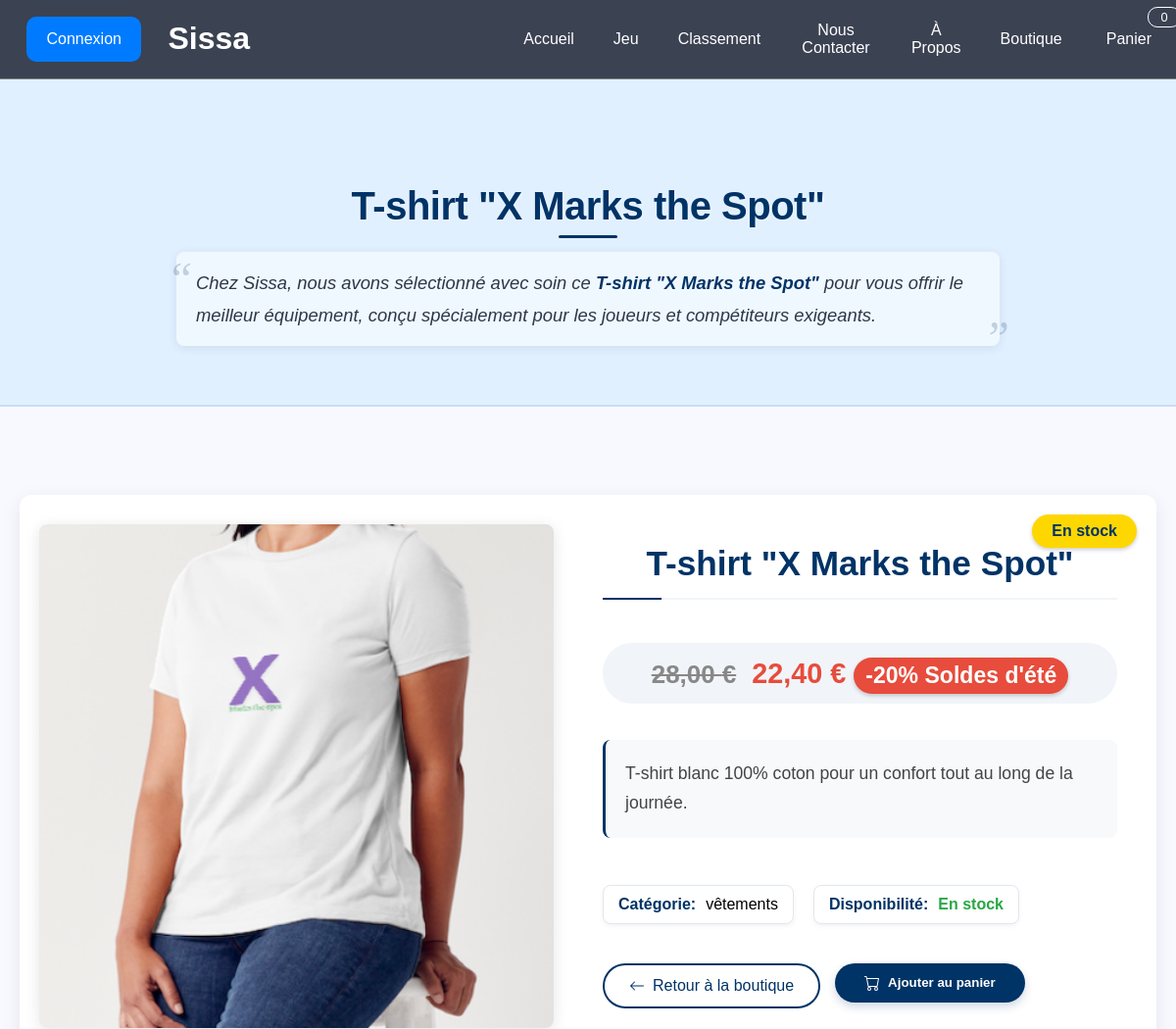
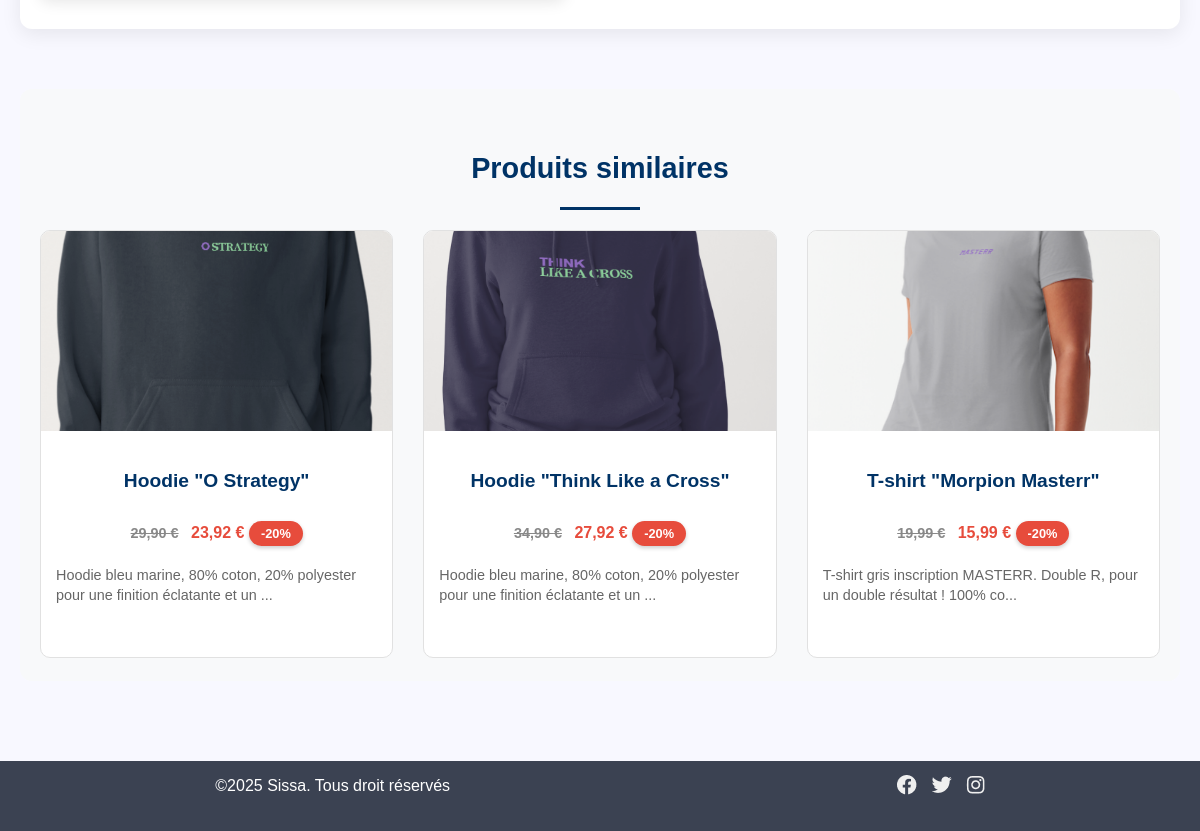
Screenshot of /Projet/pages/produit.php?id=3 with the database file from the repository (2 pictures, top to bottom).
### tables this page shows
CREATE TABLE Article(
   idArticle INT AUTO_INCREMENT,
   prix DECIMAL(8,2),
   nom VARCHAR(50) NOT NULL,
   stock INT NOT NULL,
   description VARCHAR(200) NOT NULL,
   lien_image VARCHAR(50),
   PRIMARY KEY(idArticle)
);

### Projet/pages/produit.php (the view, shortened to what this page needs)
<!DOCTYPE html>
<html lang="fr">
<head>
    <?php
    $product = null;
    $pageTitle = "Produit";
    $error = null;
    if (isset($_GET['id'])) {
        $id = intval($_GET['id']);
        if ($id > 0) {
            try {
                $pdo = connect();
                $stmt = $pdo->prepare("SELECT a.*,
                    (SELECT MAX(p.proportion_promotion) FROM Promotion p
                    JOIN a_la_promotion ap ON p.idPromotion = ap.idPromotion
                    WHERE ap.idArticle = a.idArticle
                    AND p.debut_promotion <= NOW()
                    AND p.fin_promotion >= NOW()) as promotion_active,
                    (SELECT p.nom_promotion FROM Promotion p
                    JOIN a_la_promotion ap ON p.idPromotion = ap.idPromotion
                    WHERE ap.idArticle = a.idArticle
                    AND p.debut_promotion <= NOW()
                    AND p.fin_promotion >= NOW()
                    ORDER BY p.proportion_promotion DESC LIMIT 1) as nom_promotion
                    FROM Article a WHERE idArticle = :id");
                $stmt->bindParam(':id', $id, PDO::PARAM_INT);
                $stmt->execute();
                $product = $stmt->fetch(PDO::FETCH_ASSOC);
                if ($product) {
                    $pageTitle = htmlspecialchars($product['nom']);
                } else {
                    $error = "Produit introuvable";
                }
            } catch (PDOException $e) {
                $error = "Erreur de connexion à la base de données";
                error_log("Erreur SQL (produit.php): " . $e->getMessage());
            }
        } else {
            $error = "ID de produit invalide";
        }
    } else {
        $error = "Aucun produit sélectionné";
    }
    ?>
    <?php include("../common/styles.php"); ?>
    <link rel ="stylesheet" href="produit.css">
</head>
<body>
    <?php
    include("../common/nav.php"); ?>
    <div class="banniere-produit">
        <h1><?= $error ? "Erreur" : html_entity_decode($pageTitle) ?></h1>
    <?php if (!$error): ?>
        <p class="intro-produit">
            Chez Sissa, nous avons sélectionné avec soin ce
            <span class="nom-produit"><?= htmlspecialchars($product['nom']) ?></span>
            pour vous offrir le meilleur équipement, conçu spécialement pour les joueurs et compétiteurs exigeants.
        </p>
    <?php else: ?>
        <p>Un problème est survenu</p>
    <?php endif; ?>
    </div>
    <div class="content">
        <?php if ($error): ?>
            <div class="error-message">
                <h2>Oops!</h2>
                <p><?= $error ?></p>
                <div class="text-center" style="margin-top: 20px;">
                    <a href="shop.php" class="color-button">Retour à la boutique</a>
                </div>
            </div>
        <?php elseif ($product): ?>
            <div class="produit-container">
                <div class="produit-header">
                    <?php if ($product['stock'] > 0): ?>
                        <div class="badge-produit">En stock</div>
                    <?php else: ?>
                        <div class="badge-produit" style="background-color: #f8d7da; color: #721c24;">Rupture de stock</div>
                    <?php endif; ?>
                </div>
                <div class="produit-contenu">
                    <div class="produit-image-wrapper">
                        <img src="<?= htmlspecialchars($product['lien_image']) ?>"
                             alt="<?= htmlspecialchars($product['nom']) ?>"
                             class="produit-image">
                    </div>
                    <div class="produit-details">
                        <h1 class="produit-titre"><?= htmlspecialchars($product['nom']) ?></h1>
                        <div class="produit-prix">
                            <?php if (!empty($product['promotion_active'])): ?>
                                <span class="prix-original"><?= number_format($product['prix'], 2, ',', ' ') ?> €</span>
                                <span class="prix-promotion">
                                    <?= number_format($product['prix'] * (1 - $product['promotion_active']), 2, ',', ' ') ?> €
                                </span>
                                <div class="badge-promo">-<?= round($product['promotion_active'] * 100) ?>% <?= htmlspecialchars($product['nom_promotion']) ?></div>
                            <?php else: ?>
                                <?= number_format($product['prix'], 2, ',', ' ') ?> €
                            <?php endif; ?>
                        </div>
                        <p class="produit-description">
                            <?= nl2br(htmlspecialchars($product['description'])) ?>
                        </p>
                        <div class="produit-meta">
                            <div class="meta-item">
                                <span class="meta-label">Catégorie:</span>
                                <span><?= htmlspecialchars($product['categorie']) ?></span>
                            </div>
                            <div class="meta-item">
                                <span class="meta-label">Disponibilité:</span>
                                <?php if ($product['stock'] > 0): ?>
                                    <span class="stock-disponible">En stock</span>
                                <?php else: ?>
                                    <span class="stock-rupture">Rupture de stock</span>
                                <?php endif; ?>
                            </div>
                        </div>
                        <div class="action-buttons">
                            <a href="shop.php" class="bouton-retour">
                                Retour à la boutique
                            </a>
                            <?php if ($product['stock'] > 0): ?>
                                <form method="post" action="../cart/ajouter_au_panier.php">
                                    <button type="submit" class="bouton-panier">
                                        Ajouter au panier
                                    </button>
                                </form>
                            <?php else: ?>
                                <button class="bouton-panier" style="background-color: #6c757d; cursor: not-allowed;" disabled>
                                    Produit indisponible
                                </button>
                            <?php endif; ?>
                        </div>
                    </div>
                </div>
            </div>
            <?php
            if ($product) {
                try {
                    $categorie = $product['categorie'];
                    $id = $product['idArticle'];
                    $stmt = $pdo->prepare("SELECT a.*,
                        (SELECT MAX(p.proportion_promotion) FROM Promotion p
                        JOIN a_la_promotion ap ON p.idPromotion = ap.idPromotion
                        WHERE ap.idArticle = a.idArticle
                        AND p.debut_promotion <= NOW()
                        AND p.fin_promotion >= NOW()) as promotion_active,
                        (SELECT p.nom_promotion FROM Promotion p
                        JOIN a_la_promotion ap ON p.idPromotion = ap.idPromotion
                        WHERE ap.idArticle = a.idArticle
                        AND p.debut_promotion <= NOW()
                        AND p.fin_promotion >= NOW()
                        ORDER BY p.proportion_promotion DESC LIMIT 1) as nom_promotion
                        FROM Article a WHERE categorie = :categorie AND idArticle != :id AND stock > 0 ORDER BY RAND() LIMIT 3");
                    $stmt->bindParam(':categorie', $categorie, PDO::PARAM_STR);
                    $stmt->bindParam(':id', $id, PDO::PARAM_INT);
                    $stmt->execute();
                    $produits_similaires = $stmt->fetchAll(PDO::FETCH_ASSOC);
                    if (count($produits_similaires) > 0):
            ?>
            <section class="section-produits-similaires">
            <h2>Produits similaires</h2>
            <div class="liste-produits">
                <?php foreach ($produits_similaires as $produit): ?>
                <div class="produit-similaire">
                    <a href="produit.php?id=<?= $produit['idArticle'] ?>">
                        <img src="<?= htmlspecialchars($produit['lien_image']) ?>"
                            alt="<?= htmlspecialchars($produit['nom']) ?>">
                    </a>
                    <h3 class="nom-produit"><?= htmlspecialchars($produit['nom']) ?></h3>
                    <div class="prix-produit">
                        <?php if (!empty($produit['promotion_active'])): ?>
                            <span class="prix-original"><?= number_format($produit['prix'], 2, ',', ' ') ?> €</span>
                            <span class="prix-promotion">
                                <?= number_format($produit['prix'] * (1 - $produit['promotion_active']), 2, ',', ' ') ?> €
                            </span>
                            <div class="badge-promo">-<?= round($produit['promotion_active'] * 100) ?>%</div>
                        <?php else: ?>
                            <?= number_format($produit['prix'], 2, ',', ' ') ?> €
                        <?php endif; ?>
                    </div>
                    <p class="description-courte"><?= htmlspecialchars(substr($produit['description'], 0, 80)) ?>...</p>
                </div>
                <?php endforeach; ?>
            </div>
            </section>
            <?php
                    endif;
                } catch (PDOException $e) {
                    error_log("Erreur lors de la récupération des produits similaires: " . $e->getMessage());
                }
            }
            ?>
        <?php endif; ?>
    </div>
    <?php include("../common/footer.php"); ?>
</body>
</html>

### Projet/pages/palette.css (style rules this page uses)
:root { --sissa_dark_blue: #3b4252; --sissa_light_blue: #007BFF; --sissa_night_sky: #003366; --sissa_error_red: #d9534f; }

### Projet/pages/style.css (style rules this page uses)
html { height: 100%; margin: 0; padding: 0; background-color: ghostwhite; }
body { font-family: Helvetica, sans-serif; height: 100%; margin: 0; padding: 0; display: table; width: 100%; }
a { float: left; display: block; color: white; text-align: center; text-decoration: none; }
p { text-align: left; }
.content { padding: 20px; text-align: center; }
.prix-original { text-decoration: line-through; color: #888; font-size: 0.9em; margin-right: 8px; }
.prix-promotion { color: #e74c3c; font-weight: bold; }
.badge-promo, .badge-promotion { background-color: #e74c3c; color: white; padding: 5px 12px; border-radius: 20px; font-size: 0.8em; font-weight: bold; display: inline-block; margin-top: 5px; box-shadow: 0 2px 4px rgba(0, 0, 0, 0.2); }
.content-carte p,h2 { text-align: center; color: black; }

### rows the page displays
article: nom "T-shirt \"X Marks the Spot\"", prix "28,00", description "T-shirt blanc 100% coton pour un confort tout au long de la journée.", categorie "vêtements"
article: shows a picture, nom "Hoodie \"O Strategy\"", prix "29,90", promotion_active "23,92", promotion_active "20", description "Hoodie bleu marine, 80% coton, 20% polyester pour une finition éclatante et un"
article: shows a picture, nom "Hoodie \"Think Like a Cross\"", prix "34,90", promotion_active "27,92", promotion_active "20", description "Hoodie bleu marine, 80% coton, 20% polyester pour une finition éclatante et un"
article: shows a picture, nom "T-shirt \"Morpion Masterr\"", prix "19,99", promotion_active "15,99", promotion_active "20", description "T-shirt gris inscription MASTERR. Double R, pour un double résultat ! 100% co"

### other values shown
$value "Accueil"
$value "Jeu"
$value "Classement"
$value "Nous Contacter"
$value "À Propos"
$value "Boutique"
$product['prix'] * (1 - $product['promotion_active']) "22,40"
$product['promotion_active'] * 100 "20"
$product['nom_promotion'] "Soldes d'été"
